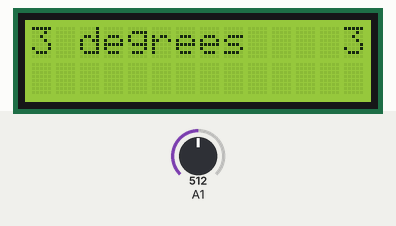
This sketch was run on a simulated Arduino Uno, built with avr-gcc and run on an emulated ATmega328P. Parts: 14×2 character LCD. The inputs (shaded band) are chosen by the test bench; at power-on: A1 = 512.

Above: at 4.2 s.
4.3 s: A1 set to 554
At 5.9 s:
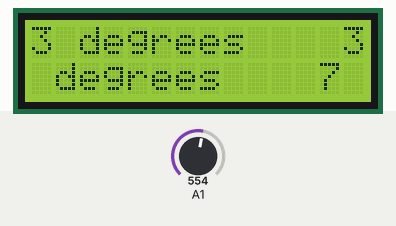
7.3 s: A1 set to 578
At 9.0 s:
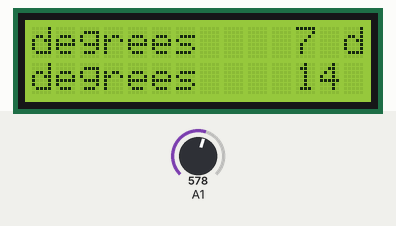
10.3 s: A1 set to 888
At 11.5 s:
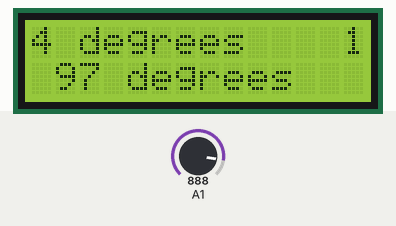
13.3 s: A1 set to 912
At 14.6 s:
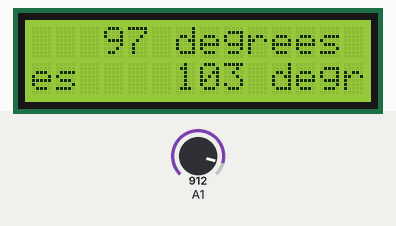
16.3 s: A1 set to 716
At 17.0 s:
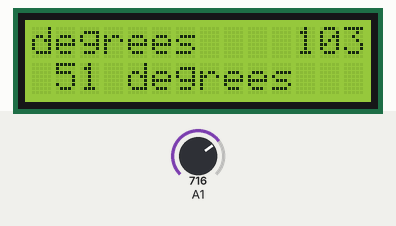
19.3 s: A1 set to 900
At 19.7 s:
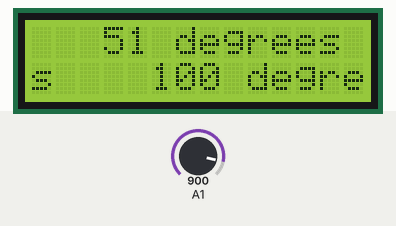
Timing chart, 0 to 22.3 s (numbered marks = the images above; inputs shaded):
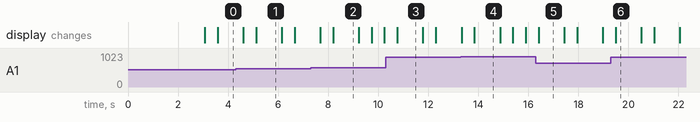

Measured:
- the behaviour switches between 562 and 563 on A1 (found by bisection; images 1 and 2)
- the behaviour switches between 897 and 898 on A1 (found by bisection; images 3 and 4)
- after the input at 7.3 s, the display: first changes after 0.38 s (image 2 shows a later state)
- after the input at 13.3 s, the display: first changes at once (image 4 shows a later state)
- after the input at 16.3 s, the display: changes after 0.11 s (image 5)
- after the input at 19.3 s, the display: changes after 0.19 s (image 6)
- what the display in image 1 shows lasts 1.0 s, from 5.1 s to 6.1 s

The sketch:

Inclinometer_with_LCD.ino
```cpp
 #include <LiquidCrystal_I2C.h>

int lcdAddress = 0x3F;
int loopCount = 0;

LiquidCrystal_I2C *lcd;

void setup() {
  lcd = new LiquidCrystal_I2C(lcdAddress, 2, 1, 0, 4, 5, 6, 7, 3, POSITIVE);
  lcd->begin(14, 2); // initialize the lcd. Don't worry about the int values above.
  delay(3000);                       // Let the message show for 3 seconds
}
void loop() {
 int sensorValue = analogRead(A1);
 int angle = sensorValue * -0.2687 + 141.25;
 lcd->print(abs(angle));
 lcd->println(" degrees \t");
 delay(500);

}
```
